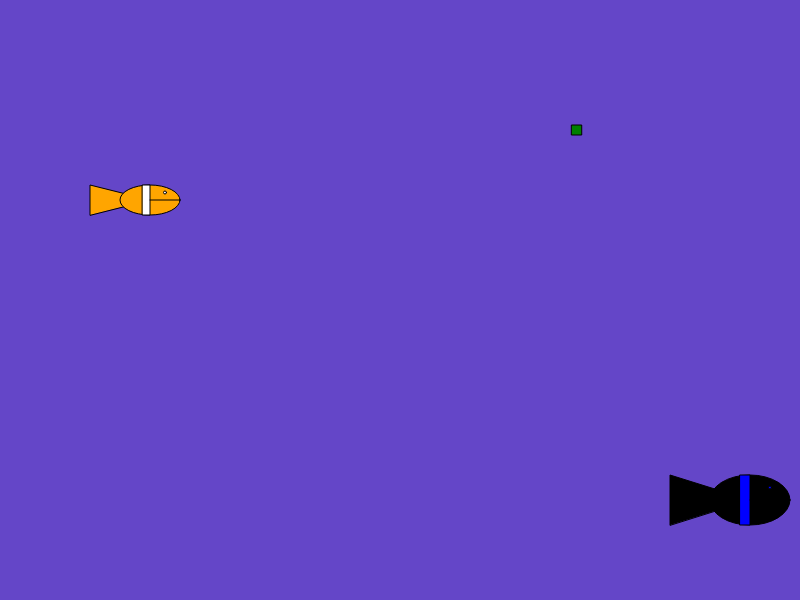
Frame 1 (no input)
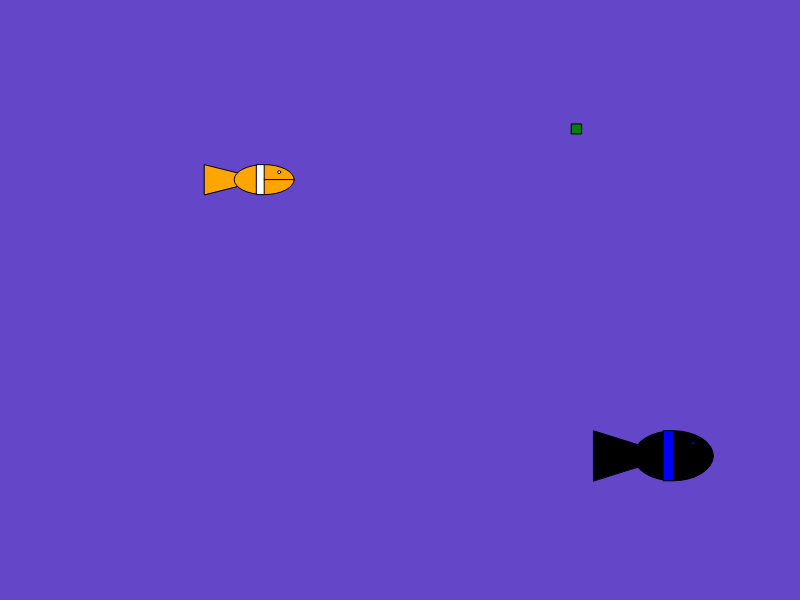
Frame 60 (no input)
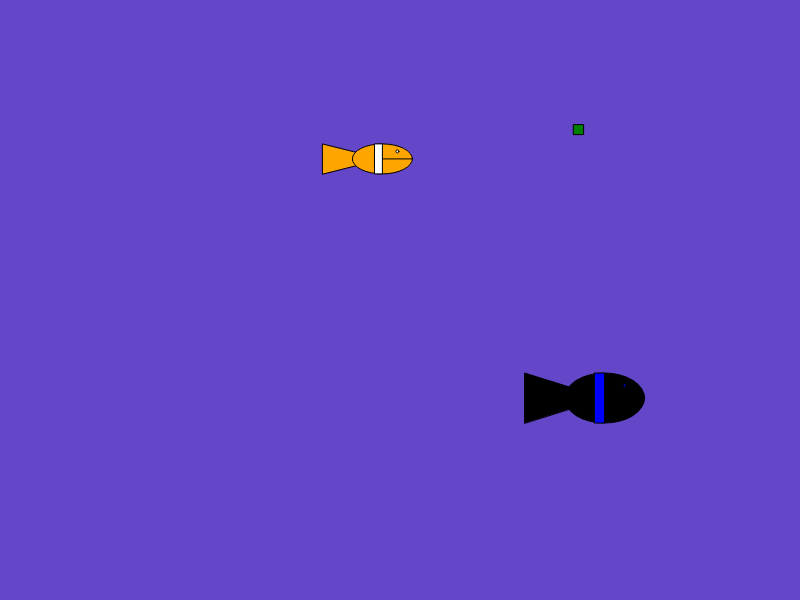
Frame 120 (the mouse pressed at the canvas centre since frame 60)

The p5.js sketch that drew these frames (run headless with seeded random() and noise() and a simulated clock; from frame 60 on, the mouse is pressed at the canvas centre):

// p5.js sketch
// ── sketch.js

let bvektor
let velvektor
let bfisk
let food
let vfood
let rvektor
let rfisk

function setup() {
  createCanvas(800, 600);
  bvektor = new Vektor(150,200);
  rvektor= new Vektor(750,500);
  bfisk = new byttefisk(bvektor,60,30);
  vfood = new Vektor(random(1,800),random(1,600))
  food = new mad(vfood)
  rfisk = new rovfisk(rvektor,80,50)

}

function draw() {
  background(100,70,200);

  bfisk.show("orange","white");
  bfisk.sult(food);
  bfisk.update();
  bfisk.spist(rfisk);
  bfisk.jaget(rfisk);
  

  food.show(bfisk);
  food.vandbevægelse();

  rfisk.show("black","blue");
  rfisk.update();
  rfisk.jagt(bfisk);
}


class fisk {
//parameter har en vektor som position og to size parameter for længde og bredde, samt en hastighedsvektor.
  constructor(pos,sizeX,sizeY){
    this.pos=pos
    this.sizeX=sizeX
    this.sizeY=sizeY
  }
  //funktion som skubber fisken, med en bestemt fart pr. frame.
  update(){
    this.boundaryCheck()
}
  //funktion som tegner selve fisken.
  show(col1,col2){
    fill(col1)
        triangle(this.pos.x, this.pos.y, 
                this.pos.x-this.sizeX, this.pos.y-this.sizeY/2, 
                this.pos.x-this.sizeX, this.pos.y+this.sizeY/2);
        ellipse(this.pos.x,this.pos.y,this.sizeX,this.sizeY)
        fill(col2)
        rect(this.pos.x-this.sizeX/8, this.pos.y-this.sizeY/2,this.sizeX/8, this.sizeY)
        line(this.pos.x,this.pos.y,this.pos.x+this.sizeX/2,this.pos.y)
        circle(this.pos.x+this.sizeX/4,this.pos.y-this.sizeY/4,3)
  }
  boundaryCheck(){
    // check that the fish is inside the canvas
    if ((this.pos.x > width) || (this.pos.x < 0)) {
        this.vel.x = this.vel.x * -1;
    }
    if ((this.pos.y > height) || (this.pos.y < 0)) {
        this.vel.y = this.vel.y * -1;
    }
  }
}

class byttefisk extends fisk {
  sult(mad){
    if(mad.real===true){
      let vinkel = Math.atan2(mad.pos.y-this.pos.y, mad.pos.x-this.pos.x)
      let fart = 2;
      let ev = new Vektor(Math.cos(vinkel)*fart,Math.sin(vinkel)*fart)
      this.pos=this.pos.add(ev)
    }
//metoden til at byttefisken skal undvige rovfisken
  }
  jaget(rovfisk){
    let dx = rovfisk.pos.x - this.pos.x;
    let dy = rovfisk.pos.y - this.pos.y;
    let afstand = Math.sqrt(dx * dx + dy * dy);
  
  if(afstand<100){
    let vinkel = Math.atan2(dy, dx)
    let fart = -1;
    let ev = new Vektor(Math.cos(vinkel)*fart,Math.sin(vinkel)*fart)
    this.pos=this.pos.add(ev)
  }
}
//metode til når byttefisken bliver spist af rovfisken.
  spist(rovfisk){
    let dx = rovfisk.pos.x - this.pos.x;
    let dy = rovfisk.pos.y - this.pos.y;
    let afstand = Math.sqrt(dx * dx + dy * dy);
  
    if (afstand < 25) {
      this.pos.x = random(1, 799);
      this.pos.y = random(1, 599);
    }
  }
}
//rovfisk nedarvning af variablen fisk
class rovfisk extends fisk {
  jagt(bytte) {
    let vinkel = Math.atan2(bytte.pos.y - this.pos.y, bytte.pos.x - this.pos.x);
    let fart = 1.5;
    let retning = new Vektor(Math.cos(vinkel) * fart, Math.sin(vinkel) * fart);
    this.pos = this.pos.add(retning);
  }
}
//klasse til byttefiskens mad.
class mad {
  constructor(pos){
    this.pos=pos
    this.real=false
  }
  //passiv bevægelse
  vandbevægelse(){
    this.pos = this.pos.add(new Vektor(random(-0.5, 0.5), random(-0.5, 0.5)));
  }
  show(fisk){
    fill("green")
    rect(this.pos.x,this.pos.y,10,10)

   //en variabel som viser afstanden mellem fisken og maden
    
    this.real = true
    
    let dx = fisk.pos.x - this.pos.x;
    let dy = fisk.pos.y - this.pos.y;
    let afstand = Math.sqrt(dx * dx + dy * dy);

    if (afstand < 10) {
      this.pos.x = random(1, 799);
      this.pos.y = random(1, 599);
    }
  }
}
//en klasse som laver en vektor, til fisk og andre ting
class Vektor {
  constructor(x,y){
    this.x=x
    this.y=y
  }
  add(other){
    return new Vektor(this.x+other.x,this.y+other.y)
  }
}
